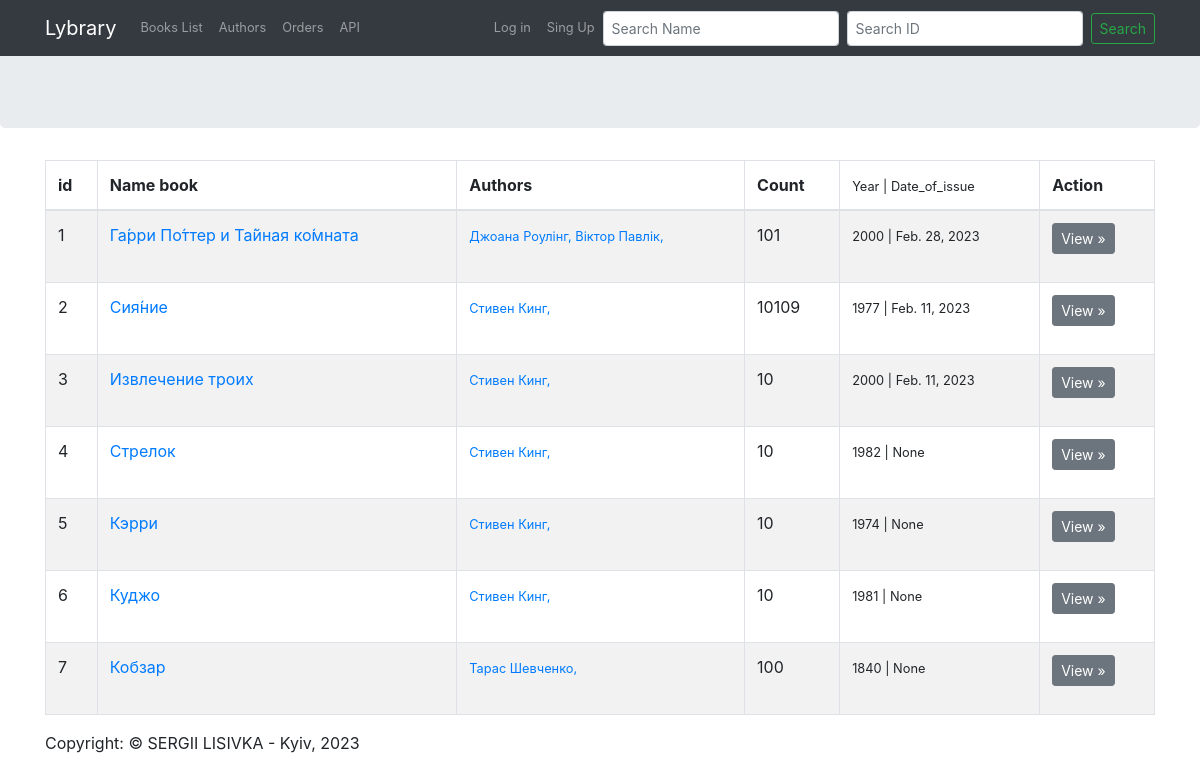
The page /books_list on the database its author committed.
### library/book/models.py (models this page shows, shortened)
class Book(models.Model):
    name = models.CharField(blank=True, max_length=128)
    description = models.CharField(blank=True, max_length=5120)
    count = models.IntegerField(default=10)
    id = models.AutoField(primary_key=True)
    date_of_issue = models.DateField(default=None, null=True, blank=True)
    year = models.IntegerField(default=2000, blank=True)

### library/author/models.py (models this page shows, shortened)
class Author(models.Model):
    name = models.CharField(blank=True, max_length=20)
    surname = models.CharField(blank=True, max_length=20)
    patronymic = models.CharField(blank=True, max_length=20)
    books = models.ManyToManyField(book.models.Book, related_name='authors')
    id = models.AutoField(primary_key=True)

### library/book/views.py (the view)
# urls.py: path('books_list', books_list, name='books_list'),
def books_list(request):
    context = books_find(request)
    return render(request, 'book/books_list.html', context)

### library/book/views.py (called while the page is built, shortened)
def books_find(request):
    context = {'books': Book.objects.all(), "search_text": ""}
    return context

### library/templates/book/books_list.html (shortened to what this page needs)
{% extends 'layout/base.html' %}
{% block content %}
{% include  'layout/button_new.html' %}
<div class="container">
    {% if books %}
    <table class="table  table-striped table-bordered">
        <thead>
        <tr>
            <th scope="col"> id</th>
            <th scope="col">Name book</th>
            <th scope="col">Authors</th>
            <th scope="col">Count</th>
            <th scope="col"><small>Year | Date_of_issue</th>
            <th scope="col">Action</th>
        </tr>
        </thead>
        <tbody>
        {% for book in books %}
        <tr>
            <td scope="row">{{ book.id }}</td>
            <td><a href="{% url 'book_item' book.id %}"> {{ book.name }} </a></td>
            <td>
                {% for author in book.authors.all %}
                <small> <a href="{% url 'author_item' author.id %}"> {{ author.name }} {{author.surname}},</a> </small>
                {% endfor %}
            </td>
            <td>{{ book.count }}</td>
            <td><small> {{ book.year }} | {{ book.date_of_issue }} </small></td>
            <td>
                    <div class="btn-group btn-group-sm" role="group">
                        <p><a class="btn btn-sm btn-secondary" href="{% url 'book_item' book.id %}" role="button">View
                            &raquo;</a></p>
                    </div>
            </td>
        </tr>
        {% endfor %}
        </tbody>
    </table>
    {% else %}
    <p>No books!</p>
    {% endif %}
</div>
{% endblock %}

### rows shown on the page
Book: id "1", name "Га́рри По́ттер и Та́йная ко́мната", count "101", year "2000", date_of_issue "Feb. 28, 2023"
Author: name "Джоана", surname "Роулінг"
Author: name "Віктор", surname "Павлік"
Book: id "2", name "Сия́ние", count "10109", year "1977", date_of_issue "Feb. 11, 2023"
Author: name "Стивен", surname "Кинг"
Book: id "3", name "Извлечение троих", count "10", year "2000", date_of_issue "Feb. 11, 2023"
Book: id "4", name "Стрелок", count "10", year "1982", date_of_issue "None"
Book: id "5", name "Кэрри", count "10", year "1974", date_of_issue "None"
Book: id "6", name "Куджо", count "10", year "1981", date_of_issue "None"
Book: id "7", name "Кобзар", count "100", year "1840", date_of_issue "None"
Author: name "Тарас", surname "Шевченко"
